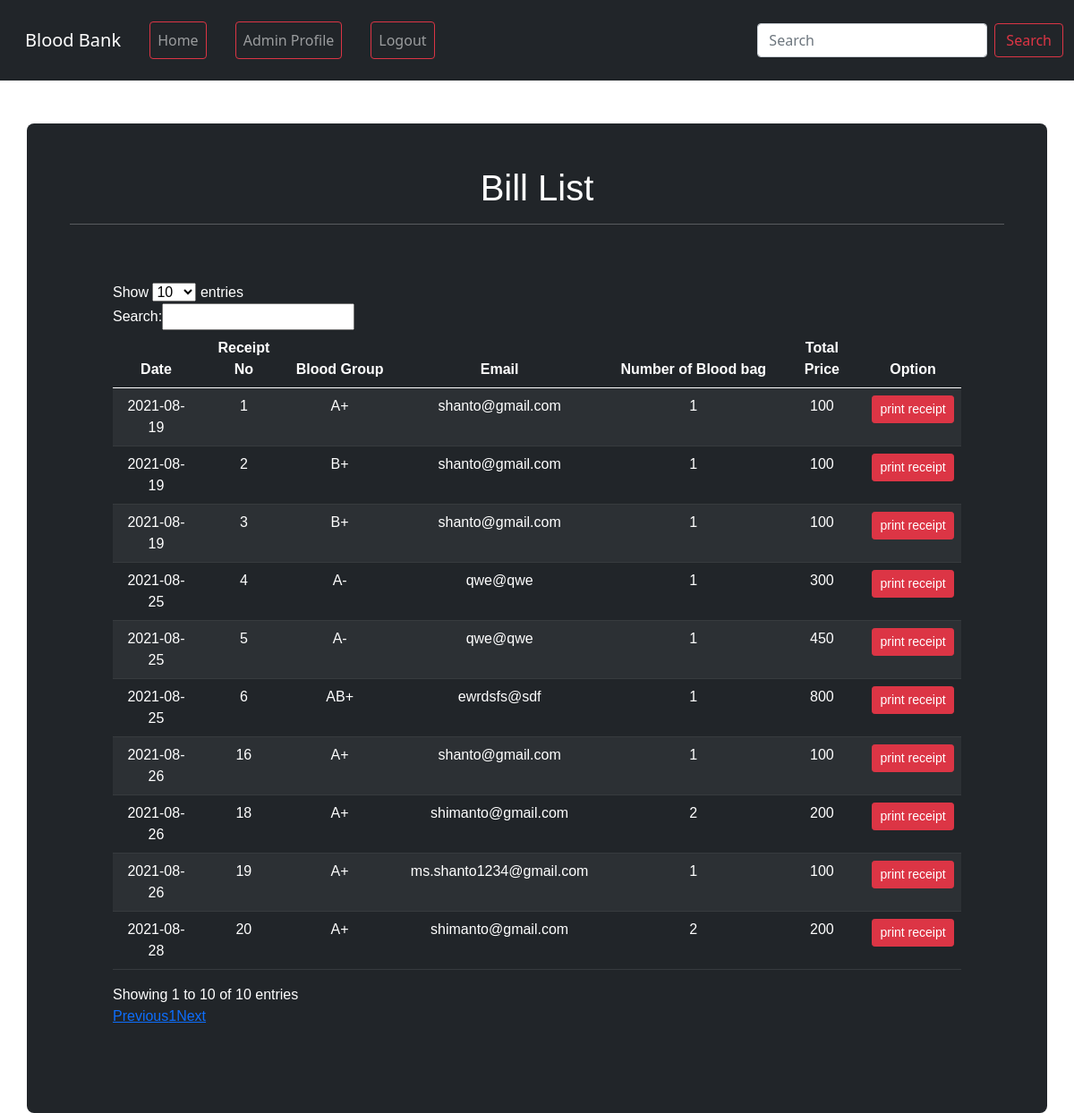
/bb/bill-list.php (signed in), run on the app's committed database.
### tables this page shows
CREATE TABLE `bill` (
  `receipt_no` int(10) NOT NULL,
  `bloodgroup` varchar(3) NOT NULL,
  `email` varchar(30) NOT NULL,
  `unit` int(5) NOT NULL,
  `price` int(5) NOT NULL,
  `date` date NOT NULL
);

### bb/bill-list.php (the view, shortened to what this page needs)
<?php
require 'db.php';
?>
<!doctype html>
<html lang="en">
<head>
    <link href="https://cdn.jsdelivr.net/npm/bootstrap@5.0.2/dist/css/bootstrap.min.css" rel="stylesheet"
>
    <link rel="stylesheet" href="style.css">
</head>
<body>
    <?php require 'navbar.php' ?>
    <div class="container mt-5 p-5">
        <h1 class="text-center">Bill List</h1>
        <hr>
        <div class="row">
            <div class="col">
                <div class="m-5">
                    <table id = 'table' class="table table-dark table-striped table-hover text-center" id="table">
                        <thead>
                            <tr>
                                <th scope="col">Date</th>
                                <th scope="col">Receipt No</th>
                                <th scope="col">Blood Group</th>
                                <th scope="col">Email</th>
                                <th scope="col">Number of Blood bag</th>
                                <th scope="col">Total Price</th>
                                <th scope="col">Option</th>
                            </tr>
                        </thead>
                        <tbody>
                            <?php
                            $sql = "SELECT * FROM `bill`";
                            $result = mysqli_query($conn, $sql);
                            while ($row = mysqli_fetch_assoc($result)) {
                                echo " <tr>
                                <td>" . $row['date'] . "</td>
                                <td>" . $row['receipt_no'] . "</td>
                                <td>" . $row['bloodgroup'] . "</td>
                                <td>" . $row['email'] . "</td>
                                <td>" . $row['unit'] . "</td>
                                <td>" . $row['price'] . "</td>
                                <td><button class='print btn btn-sm btn-danger' id=" . $row['receipt_no'] . ">print receipt</button></td>
                                </tr>";
                            }
                            ?>
                        </tbody>
                    </table>
                </div>
            </div>
        </div>
    </div>
</body>
</html>

### bb/navbar.php (shortened to what this page needs)
<?php
if (isset($_SESSION['loggedin']) && $_SESSION['loggedin'] == true) {
  $loggedin = true;
} else {
  $loggedin = false;
}
echo '
<nav class="navbar navbar-expand-lg navbar-dark bg-dark">
  <div class="container-fluid">
    <a class="m-3 navbar-brand" href="home.php">Blood Bank</a>
    <button class="navbar-toggler" type="button" data-bs-toggle="collapse" data-bs-target="#navbarScroll"
     aria-controls="navbarScroll" aria-expanded="false" aria-label="Toggle navigation">
      <span class="navbar-toggler-icon"></span>
    </button>
    <div class="collapse navbar-collapse" id="navbarScroll">
      <ul class="navbar-nav me-auto my-2 my-lg-0 navbar-nav-scroll" style="--bs-scroll-height: 100px;">
        <li class="nav-item">
          <a class="m-3 nav-link btn btn-outline-danger" aria-current="page" href="home.php">Home</a>
        </li> ';
if ($loggedin) {
  if (isset($_SESSION['acp'])) {
    echo '<li class="nav-item">
    <a class="m-3 nav-link btn btn-outline-danger" aria-current="page" href="admin.php">Admin Profile</a>
    </li>';
  } elseif (isset($_SESSION['ucp'])) {
    echo '<li class="nav-item">
    <a class="m-3 nav-link btn btn-outline-danger" aria-current="page" href="userprofile.php">User Profile</a>
  </li>';
  }
  echo '<li class="nav-item">
          <a class="m-3 nav-link btn btn-outline-danger" aria-current="page" href="logout.php">Logout</a>
        </li>';
}
echo '</ul>
      <form class="d-flex">
        <input class="form-control me-2" type="search" placeholder="Search" aria-label="Search">
        <button class="btn btn-outline-danger" type="submit">Search</button>
      </form>
    </div>
  </div>
</nav>';

### bb/style.css (style rules this page uses)
.container { background-color: #212529 ; color:white; border-radius: 8px; font-size: 1rem; font-family: 'Encode Sans SC', sans-serif; }

### data on the page
bill: date "2021-08-19", receipt_no "1", bloodgroup "A+", email "shanto@gmail.com", unit "1", price "100"
bill: date "2021-08-19", receipt_no "2", bloodgroup "B+", email "shanto@gmail.com", unit "1", price "100"
bill: date "2021-08-19", receipt_no "3", bloodgroup "B+", email "shanto@gmail.com", unit "1", price "100"
bill: date "2021-08-25", receipt_no "4", bloodgroup "A-", email "qwe@qwe", unit "1", price "300"
bill: date "2021-08-25", receipt_no "5", bloodgroup "A-", email "qwe@qwe", unit "1", price "450"
bill: date "2021-08-25", receipt_no "6", bloodgroup "AB+", email "ewrdsfs@sdf", unit "1", price "800"
bill: date "2021-08-26", receipt_no "16", bloodgroup "A+", email "shanto@gmail.com", unit "1", price "100"
bill: date "2021-08-26", receipt_no "18", bloodgroup "A+", email "shimanto@gmail.com", unit "2", price "200"
bill: date "2021-08-26", receipt_no "19", bloodgroup "A+", email "ms.shanto1234@gmail.com", unit "1", price "100"
bill: date "2021-08-28", receipt_no "20", bloodgroup "A+", email "shimanto@gmail.com", unit "2", price "200"
